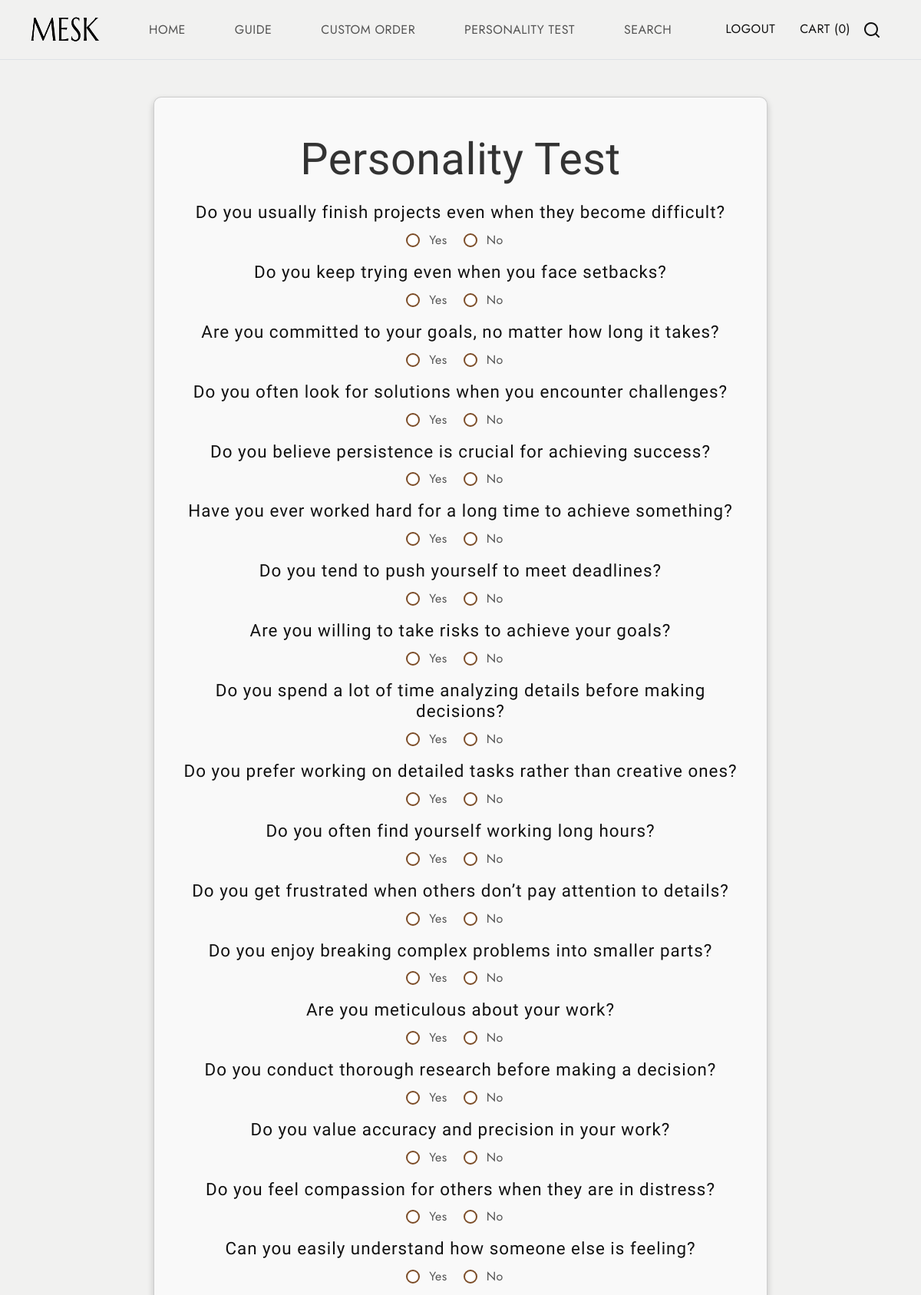
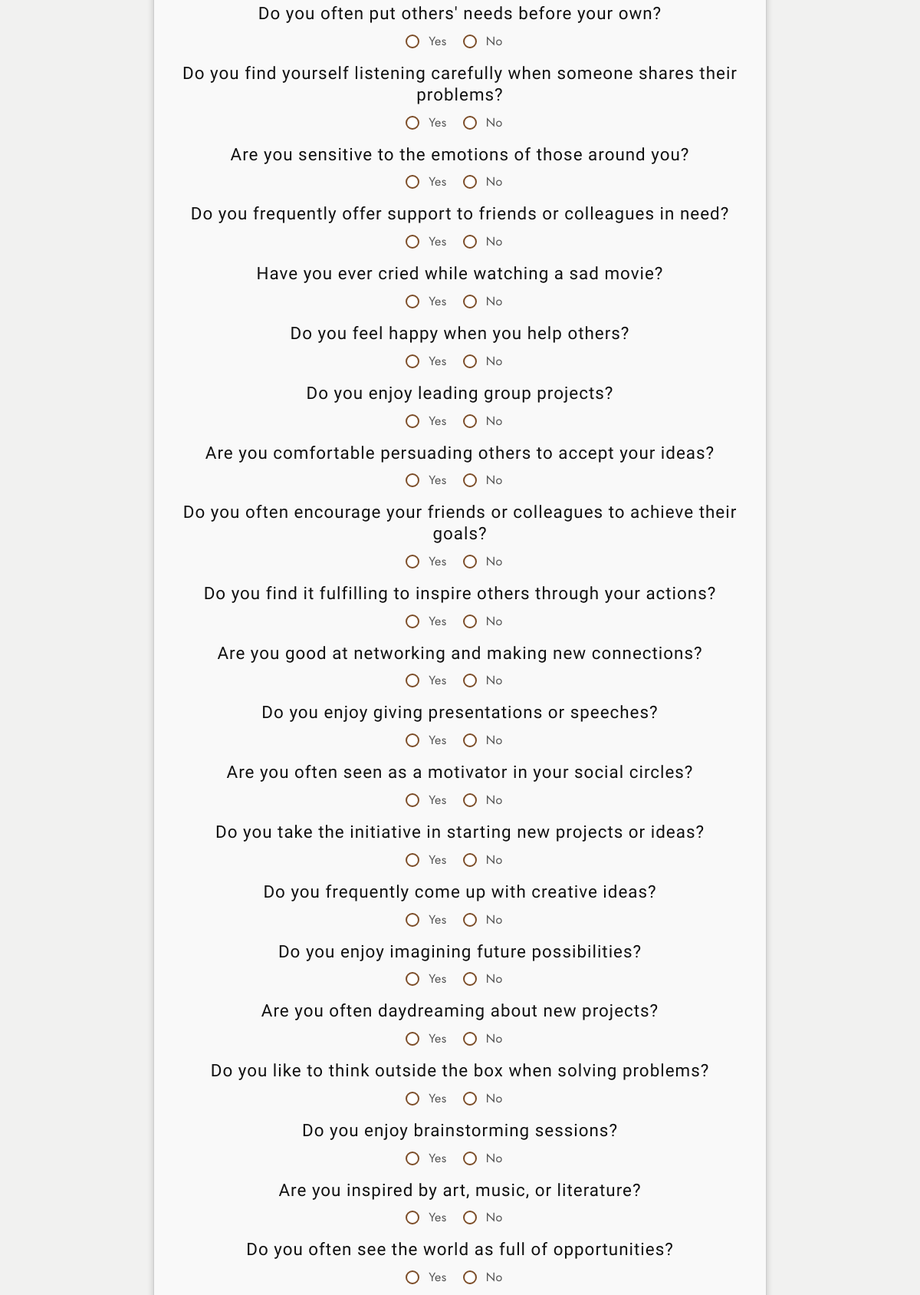
The page /personality-test/ (signed in, upper part) on the database its author committed (2 pictures, top to bottom).
### question/models.py (models this page shows, shortened)
class Question(models.Model):
    text = models.CharField(max_length=255)

### question/views.py (the view, shortened to what this page needs)
# urls.py: path('', personality_test, name='personality_test'),
@login_required
def personality_test(request):
    questions = Question.objects.all()
    return render(request, 'personality_test.html', {'questions': questions})

### APP1/templates/personality_test.html (shortened to what this page needs)
{% load static %}
<!DOCTYPE html>
<html lang="en">
<head>
  <link href="https://cdn.jsdelivr.net/npm/bootstrap@5.3.0-alpha3/dist/css/bootstrap.min.css" rel="stylesheet"
>
  <link rel="stylesheet" type="text/css" href="{% static 'css/vendor.css' %}">
  <link rel="stylesheet" href="https://cdn.jsdelivr.net/npm/swiper@9/swiper-bundle.min.css" />
  <link rel="stylesheet" type="text/css" href="{% static 'style.css' %}">
</head>
<body class="homepage">
  <nav class="navbar navbar-expand-lg bg-light text-uppercase fs-6 p-3 border-bottom align-items-center">
    <div class="container-fluid">
      <div class="row justify-content-between align-items-center w-100">
        <div class="col-auto">
          <a class="navbar-brand text-white" href="index.html">
            <img src="{% static 'APP1/images/MESK.png' %}"  alt="Brand Logo" width="112" height="45" />
        </a>
        </div>
        <div class="col-auto">
          <div class="offcanvas offcanvas-end" tabindex="-1" id="offcanvasNavbar"
            aria-labelledby="offcanvasNavbarLabel">
            <div class="offcanvas-body">
              <ul class="navbar-nav justify-content-end flex-grow-1 gap-1 gap-md-5 pe-3">
                <li class="nav-item">
                  <a class="nav-link" href="/">home</a>
              </li>
                <li class="nav-item">
                  <a class="nav-link" href="/commande_perso/guide/">guide</a>
              </li>
                <li class="nav-item">
                  <a class="nav-link" href="/commande_perso/custom-orders/new/">Custom Order</a>
              </li>
                  <li class="nav-item">
                  <a class="nav-link" href="personality-test" >Personality Test</a>
                </li>
                <li class="nav-item">
                  <a class="nav-link"  href="#target-section">Search</a>
                </li>
              </ul>
            </div>
          </div>
        </div>
        <div class="col-3 col-lg-auto">
          <ul class="list-unstyled d-flex m-0">
            <li class="d-none d-lg-block">
              {% if user.is_authenticated %}
                  <a href="{% url 'log_out' %}" class="text-uppercase mx-3">Logout</a>
              {% else %}
                  <a href="{% url 'sing_in' %}" class="text-uppercase mx-3">Login</a>
              {% endif %}
          </li>
          <li class="d-none d-lg-block">
            <a href="/cart/" class="text-uppercase mx-3">Cart <span class="cart-count">(0)</span></a>
        </li>
            <li class="search-box" class="mx-2">
              <a href="#search" class="search-button">
                <svg width="24" height="24" viewBox="0 0 24 24">
                  <use xlink:href="#search"></use>
                </svg>
              </a>
            </li>
          </ul>
        </div>
      </div>
    </div>
  </nav>
  <section class="bg-light py-5">
    <div class="container card">
        <h2>Personality Test</h2>
        <form method="POST">
            {% for question in questions %}
                <div class="question">
                    <h5>{{ question.text }}</h5>
                    <label class="radio-container">
                        <span class="radio-label">Yes</span>
                    </label>
                    <label class="radio-container">
                        <span class="radio-label">No</span>
                    </label>
                </div>
            {% endfor %}
        </form>
    </div>
</section>
</body>
</html>

### perfumes/static/style.css (style rules this page uses)
body { --heading-font: "Marcellus", Roboto, sans-serif; --heading-font-weight: 400; --heading-color: #111; --heading-line-height: 1.24; --swiper-theme-color: #8C907E; --bs-body-font-family: "Jost", Roboto, sans-serif; --bs-body-font-size: 18px; --bs-body-font-weight: 400; --bs-body-line-height: 1.5; --bs-body-color: #8f8f8f; --bs-body-color-rgb: 143, 143, 143; --bs-primary: #8C907E; --bs-secondary: #6c757d; --bs-black: #111; --bs-light: #F1F1F0; --bs-dark: #212529; --bs-gray: #9aa1a7; --bs-gray-dark: #51565b; --bs-primary-rgb: 140, 144, 126; --bs-secondary-rgb: 108, 117, 125; --bs-black-rgb: 17, 17, 17; --bs-light-rgb: 241, 241, 240; --bs-dark-rgb: 33, 37, 41; --bs-link-color: #111; --bs-link-color-rgb: 17, 17, 17; --bs-link-decoration: underline; --bs-link-hover-color: #111; --bs-link-hover-color-rgb: 17, 17, 17; }
body { letter-spacing: 0.03rem; }
h1, .h1, h2, .h2, h3, .h3, h4, .h4, h5, .h5, h6, .h6 { font-family: var(--heading-font); font-weight: var(--heading-font-weight); color: var(--heading-color); line-height: var(--heading-line-height); }
h1, h2, h3 { margin: 25px 0; }
h5, h6 { letter-spacing: 1px; }
h2, .h2 { font-size: 3.6rem; }
h5, .h5 { font-size: 1.4rem; }
a { text-decoration: none; }
.container-fluid { max-width: 1800px; }
.text-white { --heading-color: var(--bs-light); --bs-breadcrumb-item-active-color: var(--bs-light); --bs-breadcrumb-divider-color: var(--bs-light); --bs-link-color-rgb: var(--bs-light-rgb); --bs-link-hover-color-rgb: var(--bs-light-rgb); }

### APP1/templates/personality_test.html (style rules this page uses)
.container.card { max-width: 800px; margin: 0 auto; padding: 20px; background-color: #f9f9f9; box-shadow: 0px 4px 8px rgba(0, 0, 0, 0.2); border-radius: 10px; text-align: center; }
h2 { margin-bottom: 20px; color: #333; }
.question { margin-bottom: 15px; }
.radio-container { display: inline-block; margin-right: 15px; position: relative; padding-left: 30px; cursor: pointer; font-size: 16px; color: #555; }
.radio-container .radio-label:before { content: ""; position: absolute; left: 0; top: 3px; width: 18px; height: 18px; border: 2px solid #7c4d28; border-radius: 50%; background-color: #fff; }

### rows shown on the page
Question: text "Do you usually finish projects even when they become difficult?"
Question: text "Do you keep trying even when you face setbacks?"
Question: text "Are you committed to your goals, no matter how long it takes?"
Question: text "Do you often look for solutions when you encounter challenges?"
Question: text "Do you believe persistence is crucial for achieving success?"
Question: text "Have you ever worked hard for a long time to achieve something?"
Question: text "Do you tend to push yourself to meet deadlines?"
Question: text "Are you willing to take risks to achieve your goals?"
Question: text "Do you spend a lot of time analyzing details before making decisions?"
Question: text "Do you prefer working on detailed tasks rather than creative ones?"
Question: text "Do you often find yourself working long hours?"
Question: text "Do you get frustrated when others don’t pay attention to details?"
Question: text "Do you enjoy breaking complex problems into smaller parts?"
Question: text "Are you meticulous about your work?"
Question: text "Do you conduct thorough research before making a decision?"
Question: text "Do you value accuracy and precision in your work?"
Question: text "Do you feel compassion for others when they are in distress?"
Question: text "Can you easily understand how someone else is feeling?"
Question: text "Do you often put others' needs before your own?"
Question: text "Do you find yourself listening carefully when someone shares their problems?"
Question: text "Are you sensitive to the emotions of those around you?"
Question: text "Do you frequently offer support to friends or colleagues in need?"
Question: text "Have you ever cried while watching a sad movie?"
Question: text "Do you feel happy when you help others?"
Question: text "Do you enjoy leading group projects?"
Question: text "Are you comfortable persuading others to accept your ideas?"
Question: text "Do you often encourage your friends or colleagues to achieve their goals?"
Question: text "Do you find it fulfilling to inspire others through your actions?"
Question: text "Are you good at networking and making new connections?"
Question: text "Do you enjoy giving presentations or speeches?"
Question: text "Are you often seen as a motivator in your social circles?"
Question: text "Do you take the initiative in starting new projects or ideas?"
Question: text "Do you frequently come up with creative ideas?"
Question: text "Do you enjoy imagining future possibilities?"
Question: text "Are you often daydreaming about new projects?"
Question: text "Do you like to think outside the box when solving problems?"
Question: text "Do you enjoy brainstorming sessions?"
Question: text "Are you inspired by art, music, or literature?"
Question: text "Do you often see the world as full of opportunities?"
